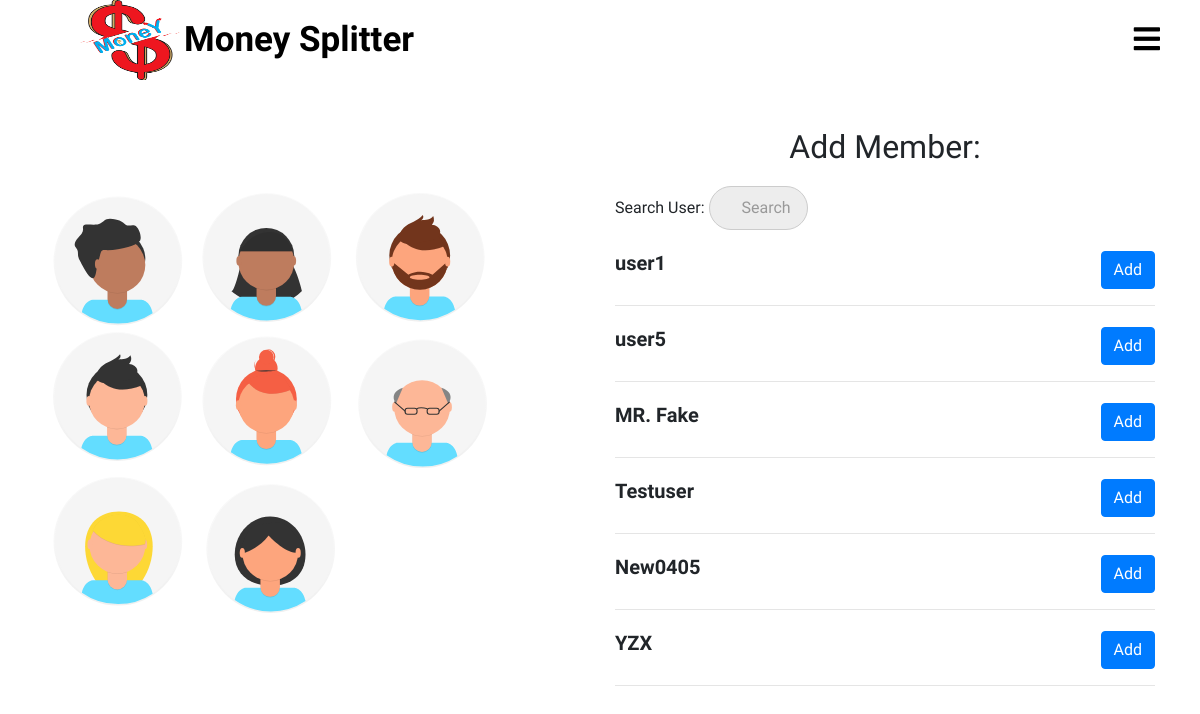
The page /splitter/members_list/26/ on the database its author committed.
### splitter/models.py (models this page shows)
class User(AbstractUser):
    pass

### splitter/views.py (the view)
# urls.py: path('members_list/<int:pk>/',views.list_members,name="list_members"),
def list_members(request,pk):
    rooms = get_object_or_404(room,pk=pk)
    query = request.GET.get("q", None)
    members = room_members.objects.filter(room=rooms)
    members_list = [x.member for x in members]
    qs = User.objects.all()
    if query is not None:
        qs = qs.filter(
                Q(username__icontains=query)
                )
    qs_one = []
    for x in qs:
        if x in members_list:
            pass
        else:
            qs_one.append(x)
    context = {
        "members_list": qs_one,
        "rooms":rooms
    }
    template = "splitter/members_list.html"
    return render(request, template, context)

### templates/splitter/members_list.html
{% extends 'splitter/base.html' %}
{% load static %}
{% block css %}
  <link rel="stylesheet" href="{% static 'css/mysearchbar.css' %}">
  <link rel="stylesheet" href="{% static 'css/members_list.css' %}">
{% endblock %}
{% block content %}
<div class="add-member-page">
  <div class="row">
    <div class="col-lg-6">
      <div class="add-member-img-grid">
        <img src="{% static 'images/undraw_team_ih79.svg' %}" alt="" class="add-member-img">
      </div>
    </div>
    <div class="col-lg-6">
      <div class="container add-member-grid">
        <h2>Add Member:</h2>
        <form method='GET' action="{% url 'splitter:list_members' pk=rooms.pk %}">
          <p>Search User: <input type='search' name='q' placeholder='Search'></p>
        </form>
        {% for obj in members_list %}
        <div class="member-box">
        <h5><b>{{ obj.username }}</b>
        <div class="add-button">
          <a href="{% url 'splitter:add_member' pk=rooms.pk id=obj.id %}" class="btn btn-primary">Add</a>
        </div>
        </h5>
        </div>
        <hr>
        {% endfor %}
      </div>
    </div>
  </div>
</div>
{% endblock %}

### static/css/home_page.css (style rules this page uses)
* { padding: 0; margin: 0; text-decoration: none; list-style: none; box-sizing: border-box; font-family: 'Merienda One', cursive; }
body,html { overflow-x: hidden; }
:root { var(--IndianRed): #db575b; var(--Aqua): #99ffe4; var(--MiddleBlue): #88cfd3; var(--SteelBlue): #578bb2; var(--BdazzledBlue): #345c98; var(--DarkButton): linear-gradient(to top, #30cfd0 0%, #330867 100%); var(--LightButton): linear-gradient(to top, #48c6ef 0%, #6f86d6 100%); var(--RedButton): linear-gradient(45deg, #874da2 0%, #c43a30 100%); }

### static/css/mysearchbar.css (style rules this page uses)
input { outline: none; }
input[type=search] { -webkit-appearance: textfield; -webkit-box-sizing: content-box; font-family: inherit; font-size: 100%; }
input[type=search] { background: #ededed url(https://static.tumblr.com/ftv85bp/MIXmud4tx/search-icon.png) no-repeat 9px center; border: solid 1px #ccc; padding: 9px 10px 9px 32px; width: 55px; -webkit-border-radius: 10em; -moz-border-radius: 10em; border-radius: 10em; -webkit-transition: all .5s; -moz-transition: all .5s; transition: all .5s; }

### static/css/members_list.css (style rules this page uses)
* { margin: 0; padding: 0; }
body,html { margin: 0; padding: 0; }
.add-member-page .row { width: 100%; }
.add-member-img-grid { width: 100%; height: 100%; margin: 0px; }
.add-member-img { position: relative; width: 100%; height: 60vh; padding: 30px; margin-top: 75px; padding-left: 0px; }
.add-member-grid { display: flex; flex-direction: column; padding: 0px 50px; margin: 20px 0px; }
.add-member-grid h2 { text-align: center; margin: 20px 0px; }
.add-member-grid .member-box { display: inline-table; width: 100%; padding-top: 5px; }
.add-member-grid .member-box .add-button { float: right; margin-right: 0px; }

### rows shown on the page
User: username "user1"
User: username "user5"
User: username "MR. Fake"
User: username "Testuser"
User: username "New0405"
User: username "YZX"
